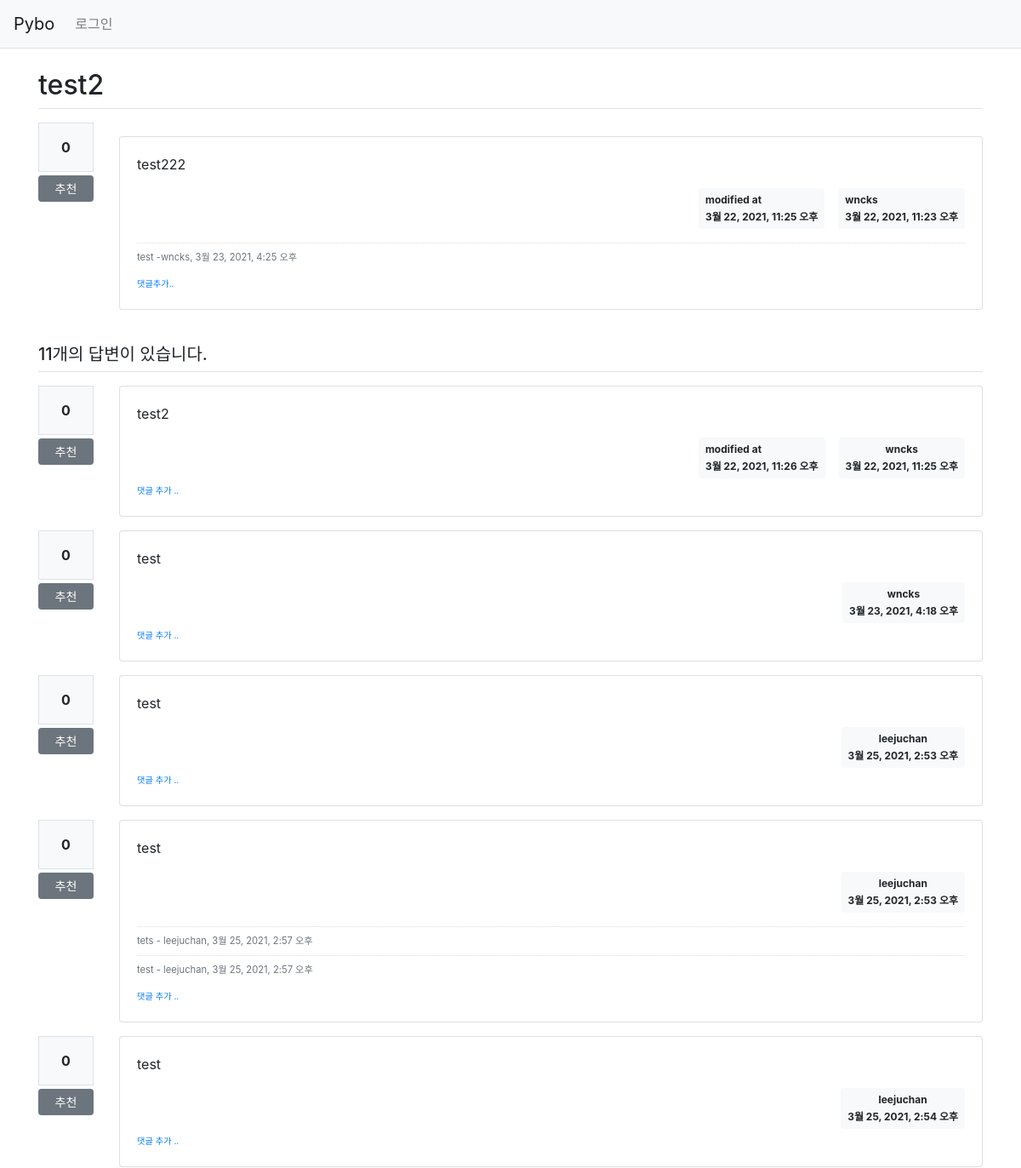
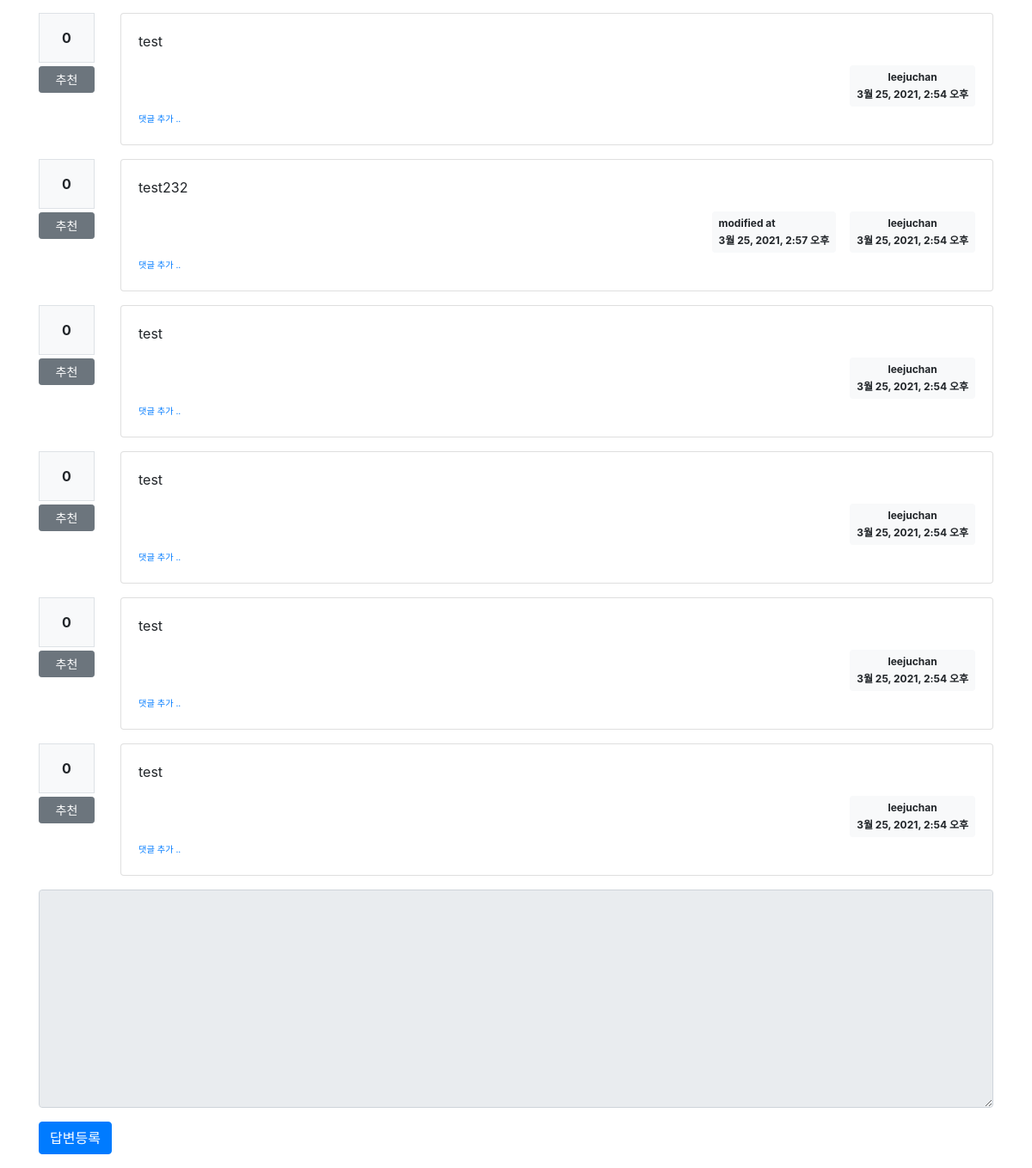
Page /pybo/309/ on the committed database (2 pictures, top to bottom).
### pybo/models.py (models this page shows, shortened)
class Question(models.Model):
    author=models.ForeignKey(User, on_delete=models.CASCADE, related_name='author_question')
    subject=models.CharField(max_length=200)
    content=models.TextField()
    create_date=models.DateTimeField()
    modify_date=models.DateTimeField(null=True, blank=True)
    voter=models.ManyToManyField(User, related_name='voter_question')

class Comment(models.Model):
    author=models.ForeignKey(User, on_delete=models.CASCADE)
    content=models.TextField()
    create_date=models.DateTimeField()
    modify_date=models.DateTimeField(null=True, blank=True)
    question=models.ForeignKey(Question, null=True, blank=True, on_delete=models.CASCADE)
    answer=models.ForeignKey(Answer, null=True, blank=True, on_delete=models.CASCADE)

class Answer(models.Model):
    author=models.ForeignKey(User, on_delete=models.CASCADE, related_name='author_answer')
    question=models.ForeignKey(Question, on_delete=models.CASCADE)
    content=models.TextField()
    create_date=models.DateTimeField()
    modify_date=models.DateTimeField(null=True, blank=True)
    voter=models.ManyToManyField(User, related_name='voter_answer')

### pybo/views/base_views.py (the view)
# urls.py: path('<int:question_id>/', base_views.detail, name='detail'),
def detail(request, question_id):
    question=get_object_or_404(Question, pk=question_id)
    context={'question': question}
    return render(request, 'pybo/question_detail.html',context)

### pybo/templatetags/pybo_filter.py (called while the page is built)
@register.filter()
def mark(value):
    extensions=["nl2br", "fenced_code"]
    return mark_safe(markdown.markdown(value, extensions=extensions))

### templates/pybo/question_detail.html (shortened to what this page needs)
{% extends 'base.html' %}
{% load pybo_filter %}
{% block content %}
<div class="container my-3">
    <h2 class="border-bottom py-2">{{ question.subject }}</h2>
    <div class="row my-3">
        <div class="col-1">
            <div class="bg-light text-center p-3 border font-weight-bolder mb-1">
                {{question.voter.count}}</div>
            <a href="#" data-uri="{% url 'pybo:vote_question' question.id %}"
            class="recommend btn btn-sm btn-secondary btn-block my-1">추천</a>
        </div>
        <div class="col-11">
            <div class="card my-3">
                <div class="card-body">
                    <div class="card-text" style="white-space: pre-line;">{{ question.content|mark }}</div>
                    <div class="d-flex justify-content-end">
                        {% if question.modify_date %}
                        <div class="badge badge-light p-2 text-left mx-3">
                            <div class="mb-2">modified at</div>
                            <div>{{ question.modify_date }}</div>
                        </div>
                        {% endif %}
                        <div class="badge badge-light p-2 text-left">
                            <div class="mb-2">{{ question.author.username }}</div>
                            <div>{{ question.create_date }}</div>
                        </div>
                    </div>
                    {% if question.comment_set.count > 0 %}
                    <div class="mt-3">
                    {% for comment in question.comment_set.all %}
                        <div class="comment py-2 text-muted">
                            <span style="white-space: pre-line">{{comment.content}}</span>
                            <span>
                                -{{ comment.author }}, {{ comment.create_date }}
                            </span>
                        </div>
                    {% endfor %}
                    </div>
                    {% endif %}
                    <div>
                        <a href="{% url 'pybo:comment_create_question' question.id %}"
                           class="small"><small>댓글추가..</small></a>
                    </div>
                </div>
            </div>
        </div>
    </div>
    <h5 class="border-bottom my-3 py-2">{{question.answer_set.count}}개의 답변이 있습니다.</h5>
    {% for answer in question.answer_set.all %}
    <div class="row my-3">
        <div class="col-1">
            <div class="bg-light text-center p-3 border font-weight-bolder mb-1">
                {{answer.voter.count}}</div>
            <a href="#" data-uri="{% url 'pybo:vote_answer' answer.id %}"
            class="recommend btn btn-sm btn-secondary btn-block my-1">추천</a>
        </div>
        <div class="col-11">
            <div class="card">
                <div class="card-body">
                    <div class="card-text" style="white-space: pre-line;">{{ answer.content|mark }}</div>
                    <div class="d-flex justify-content-end">
                        {% if answer.modify_date %}
                        <div class="badge badge-light p-2 text-left mx-3">
                            <div class="mb-2">modified at</div>
                            <div>{{ answer.modify_date }}</div>
                        </div>
                        {% endif %}
                        <div class="badge badge-light p-2 text left">
                            <div class="mb-2">{{ answer.author.username }}</div>
                            <div>{{ answer.create_date }}</div>
                        </div>
                    </div>
                    {% if answer.comment_set.count > 0 %}
                    <div class="mt-3">
                    {% for comment in answer.comment_set.all %}
                        <div class="comment py-2 text-muted">
                            <span style="white-space: pre-line;">{{ comment.content }}</span>
                            <span>
                                - {{ comment.author }}, {{ comment.create_date }}
                            </span>
                        </div>
                    {% endfor %}
                    </div>
                    {% endif %}
                    <div>
                        <a href="{% url 'pybo:comment_create_answer' answer.id  %}"
                           class="small"><small>댓글 추가 ..</small></a>
                    </div>
                </div>
            </div>
        </div>
    </div>
    {% endfor %}
    <form action="{% url 'pybo:answer_create' question.id %}" method="post" class="my-3">
        <div class="form-group">
            <textarea {% if not user.is_authenticated %}disabled{% endif %}
                    name="content" id="content" class="form-control" rows="10"></textarea>
        </div>
        <input type="submit" value="답변등록" class="btn btn-primary">
    </form>
</div>
{% endblock %}

### static/style.css (style rules this page uses)
.comment { border-top:dotted 1px #ddd; font-size:0.7em; }

### rows in the picture
Question: subject "test2", voter.count "0", content|mark "test222", modify_date "3월 22, 2021, 11:25 오후", author.username "wncks", create_date "3월 22, 2021, 11:23 오후", answer_set.count "11"
Comment: content "test", author "wncks", create_date "3월 23, 2021, 4:25 오후"
Answer: voter.count "0", content|mark "test2", modify_date "3월 22, 2021, 11:26 오후", author.username "wncks", create_date "3월 22, 2021, 11:25 오후"
Answer: voter.count "0", content|mark "test", author.username "wncks", create_date "3월 23, 2021, 4:18 오후"
Answer: voter.count "0", content|mark "test", author.username "leejuchan", create_date "3월 25, 2021, 2:53 오후"
Answer: voter.count "0", content|mark "test", author.username "leejuchan", create_date "3월 25, 2021, 2:53 오후"
Comment: content "tets", author "leejuchan", create_date "3월 25, 2021, 2:57 오후"
Comment: content "test", author "leejuchan", create_date "3월 25, 2021, 2:57 오후"
Answer: voter.count "0", content|mark "test", author.username "leejuchan", create_date "3월 25, 2021, 2:54 오후"
Answer: voter.count "0", content|mark "test", author.username "leejuchan", create_date "3월 25, 2021, 2:54 오후"
Answer: voter.count "0", content|mark "test232", modify_date "3월 25, 2021, 2:57 오후", author.username "leejuchan", create_date "3월 25, 2021, 2:54 오후"
Answer: voter.count "0", content|mark "test", author.username "leejuchan", create_date "3월 25, 2021, 2:54 오후"
Answer: voter.count "0", content|mark "test", author.username "leejuchan", create_date "3월 25, 2021, 2:54 오후"
Answer: voter.count "0", content|mark "test", author.username "leejuchan", create_date "3월 25, 2021, 2:54 오후"
Answer: voter.count "0", content|mark "test", author.username "leejuchan", create_date "3월 25, 2021, 2:54 오후"
